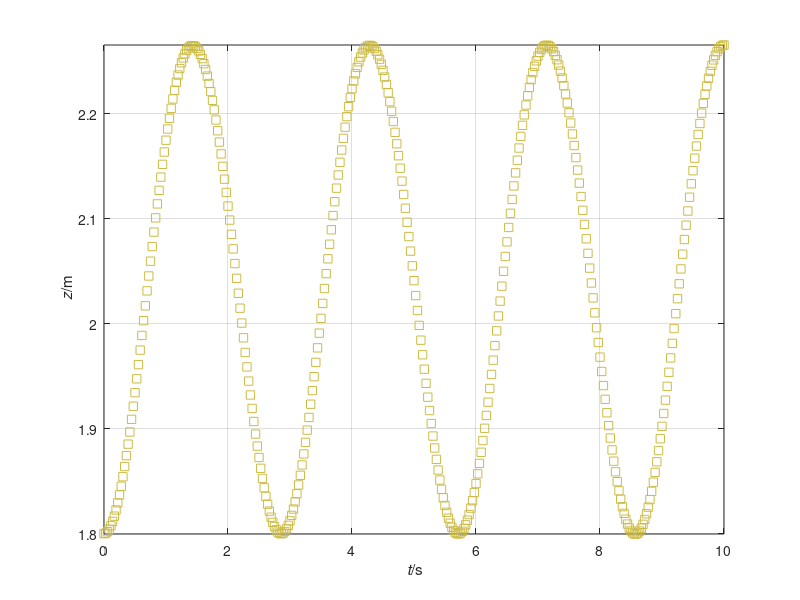

MATLAB code for this plot:
%%% Simulation of ideal gas & piston
%% Coordinates (t, z)

%% Constants
m = 5;              % kg: mass piston
g = 9.8;            % N/kg: gravitational acceleration
R = 8.31446261815;  % N m/(K*mol): molar gas constant
N = 0.04;           % mol: amount of ideal gas
T = 298.15;         % K: temperature of ideal gas

%% Initial conditions
t = 0;	   % s: time
z = 1.8;  % m: position piston
v = 0;    % m/s: velocity piston

%% Boundary conditions
G = -m * g;  % N: gravity supply piston

%% Parameters for time loop
t1 = 10;      % s: final time
dt = 0.0001;  % s: time step %@

%% Plotting
dtplot = t1/360;  % time interval between plots
tplot = dtplot;	  % time for next plot
clf
plot(t, z, 's', 'color', '#CCBB44')
xlabel('{\it t}/s'); ylabel('{\it z}/m')
hold on; axis('tight'); xlim([0, t1]); grid on %@

%% Numerical time integration
while t < t1
  %% constitutive relations
  P = m * v;
  F = R * N * T / z;

  %% balance laws
  t = t + dt;
  P = P + (F + G) * dt;
  z = z + v * dt;

  %% constitutive relations
  v = P / m; %@

  %% plot
  if t > tplot
    plot(t, z, 's', 'color', '#CCBB44')
    pause(0)
    tplot = tplot + dtplot;
  end %@
end
